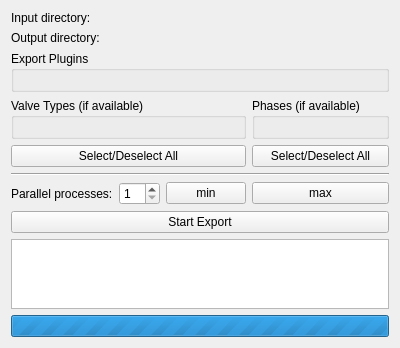
<?xml version="1.0" encoding="UTF-8"?>
<ui version="4.0">
 <class>Form</class>
 <widget class="QWidget" name="Form">
  <property name="geometry">
   <rect>
    <x>0</x>
    <y>0</y>
    <width>400</width>
    <height>300</height>
   </rect>
  </property>
  <property name="windowTitle">
   <string>Form</string>
  </property>
  <layout class="QGridLayout" name="gridLayout_2">
   <item row="9" column="0" colspan="4">
    <widget class="QPushButton" name="exportButton">
     <property name="toolTip">
      <string>Iterate through all the scene files in the input directory and write results to the output directory</string>
     </property>
     <property name="text">
      <string>Start Export</string>
     </property>
    </widget>
   </item>
   <item row="11" column="0" colspan="4">
    <widget class="QProgressBar" name="progressbar">
     <property name="maximum">
      <number>0</number>
     </property>
     <property name="value">
      <number>0</number>
     </property>
     <property name="textVisible">
      <bool>true</bool>
     </property>
     <property name="format">
      <string>%p / %m</string>
     </property>
    </widget>
   </item>
   <item row="1" column="0">
    <widget class="QLabel" name="label_2">
     <property name="text">
      <string>Output directory:</string>
     </property>
    </widget>
   </item>
   <item row="7" column="1">
    <widget class="QSpinBox" name="parallelProcessesSpinBox">
     <property name="minimum">
      <number>1</number>
     </property>
    </widget>
   </item>
   <item row="0" column="1" colspan="3">
    <widget class="ctkPathLineEdit" name="inputDirSelector">
     <property name="toolTip">
      <string>Directory containing scene (.mrb) files with heart valves.</string>
     </property>
     <property name="filters">
      <set>ctkPathLineEdit::Dirs|ctkPathLineEdit::NoDot|ctkPathLineEdit::NoDotDot|ctkPathLineEdit::Readable</set>
     </property>
     <property name="settingKey">
      <string>ValveBatchExportInputDir</string>
     </property>
    </widget>
   </item>
   <item row="7" column="3">
    <widget class="QPushButton" name="maxProcessesButton">
     <property name="toolTip">
      <string>Maximum number of processes</string>
     </property>
     <property name="text">
      <string>max</string>
     </property>
    </widget>
   </item>
   <item row="2" column="0" colspan="4">
    <widget class="ctkCollapsibleGroupBox" name="exportOptionsFrame">
     <property name="title">
      <string>Export Plugins</string>
     </property>
     <layout class="QFormLayout" name="formLayout_2"/>
    </widget>
   </item>
   <item row="7" column="0">
    <widget class="QLabel" name="label_3">
     <property name="text">
      <string>Parallel processes:</string>
     </property>
    </widget>
   </item>
   <item row="10" column="0" colspan="4">
    <widget class="QPlainTextEdit" name="statusLabel"/>
   </item>
   <item row="7" column="2">
    <widget class="QPushButton" name="minProcessesButton">
     <property name="toolTip">
      <string>Minimum number of processes</string>
     </property>
     <property name="text">
      <string>min</string>
     </property>
    </widget>
   </item>
   <item row="1" column="1" colspan="3">
    <widget class="ctkPathLineEdit" name="outputDirSelector">
     <property name="toolTip">
      <string>Directory that will contain exported data.</string>
     </property>
     <property name="filters">
      <set>ctkPathLineEdit::Dirs|ctkPathLineEdit::NoDot|ctkPathLineEdit::NoDotDot|ctkPathLineEdit::Readable</set>
     </property>
     <property name="settingKey">
      <string>ValveBatchExportOutputDir</string>
     </property>
    </widget>
   </item>
   <item row="0" column="0">
    <widget class="QLabel" name="label">
     <property name="text">
      <string>Input directory:</string>
     </property>
    </widget>
   </item>
   <item row="4" column="3">
    <widget class="QGroupBox" name="phaseSelectionWidget">
     <property name="minimumSize">
      <size>
       <width>0</width>
       <height>0</height>
      </size>
     </property>
     <property name="title">
      <string>Phases (if available)</string>
     </property>
     <layout class="QGridLayout" name="gridLayout_3">
      <property name="leftMargin">
       <number>0</number>
      </property>
      <property name="topMargin">
       <number>0</number>
      </property>
      <property name="rightMargin">
       <number>0</number>
      </property>
      <property name="bottomMargin">
       <number>12</number>
      </property>
      <property name="spacing">
       <number>0</number>
      </property>
     </layout>
    </widget>
   </item>
   <item row="6" column="0" colspan="4">
    <widget class="Line" name="line">
     <property name="minimumSize">
      <size>
       <width>0</width>
       <height>0</height>
      </size>
     </property>
     <property name="orientation">
      <enum>Qt::Horizontal</enum>
     </property>
    </widget>
   </item>
   <item row="4" column="0" colspan="3">
    <widget class="QGroupBox" name="valveTypeSelectionWidget">
     <property name="title">
      <string>Valve Types (if available)</string>
     </property>
     <layout class="QGridLayout" name="gridLayout_4"/>
    </widget>
   </item>
   <item row="5" column="0" colspan="3">
    <widget class="QPushButton" name="valveTypeSelectionButton">
     <property name="text">
      <string>Select/Deselect All</string>
     </property>
    </widget>
   </item>
   <item row="5" column="3">
    <widget class="QPushButton" name="phaseSelectionButton">
     <property name="text">
      <string>Select/Deselect All</string>
     </property>
    </widget>
   </item>
  </layout>
 </widget>
 <customwidgets>
  <customwidget>
   <class>ctkCollapsibleGroupBox</class>
   <extends>QGroupBox</extends>
   <header>ctkCollapsibleGroupBox.h</header>
   <container>1</container>
  </customwidget>
  <customwidget>
   <class>ctkPathLineEdit</class>
   <extends>QWidget</extends>
   <header>ctkPathLineEdit.h</header>
  </customwidget>
 </customwidgets>
 <resources/>
 <connections/>
</ui>
